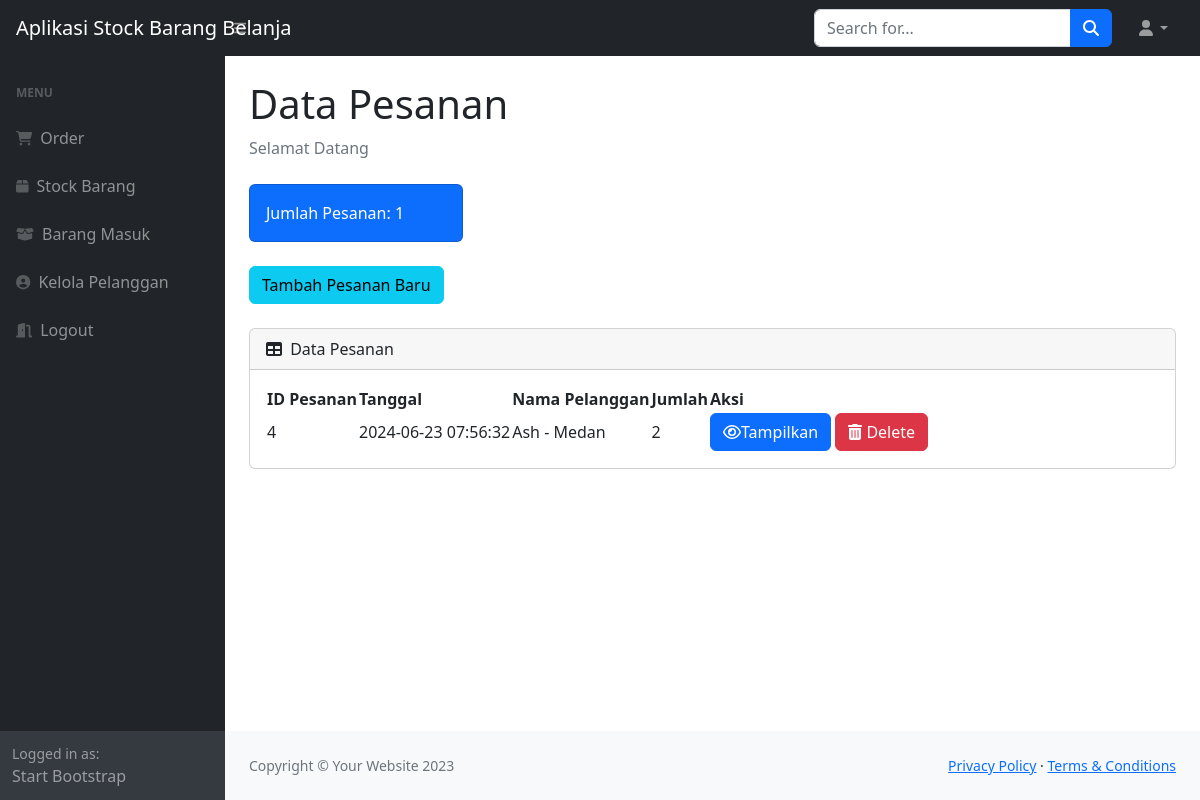
The app's page /index.php (signed in) with its own data.
### tables this page shows
CREATE TABLE `pesanan` (
  `idorder` int(11) NOT NULL,
  `tanggal` timestamp NOT NULL DEFAULT current_timestamp(),
  `idpelanggan` int(11) NOT NULL
);

CREATE TABLE `pelanggan` (
  `idpelanggan` int(11) NOT NULL,
  `namapelanggan` varchar(30) NOT NULL,
  `notelp` varchar(15) NOT NULL,
  `alamat` text NOT NULL
);

### index.php (the view, shortened to what this page needs)
<?php
    require 'hapuspesanan.php';
    $h1 = mysqli_query($k,"select * from pesanan");
    $h2 = mysqli_num_rows($h1);
?>
<!DOCTYPE html>
<html lang="en">
    <head>
        <link href="https://cdn.jsdelivr.net/npm/simple-datatables@7.1.2/dist/style.min.css" rel="stylesheet" />
        <link href="css/styles.css" rel="stylesheet" />
    </head>
    <body class="sb-nav-fixed">
        <nav class="sb-topnav navbar navbar-expand navbar-dark bg-dark">
            <a class="navbar-brand ps-3" href="index.php">Aplikasi Stock Barang Belanja</a>
            <button class="btn btn-link btn-sm order-1 order-lg-0 me-4 me-lg-0" id="sidebarToggle" href="#!"><i class="fas fa-bars"></i></button>
            <form class="d-none d-md-inline-block form-inline ms-auto me-0 me-md-3 my-2 my-md-0">
                <div class="input-group">
                    <input class="form-control" type="text" placeholder="Search for..." aria-label="Search for..." aria-describedby="btnNavbarSearch" />
                    <button class="btn btn-primary" id="btnNavbarSearch" type="button"><i class="fas fa-search"></i></button>
                </div>
            </form>
            <ul class="navbar-nav ms-auto ms-md-0 me-3 me-lg-4">
                <li class="nav-item dropdown">
                    <a class="nav-link dropdown-toggle" id="navbarDropdown" href="#" role="button" data-bs-toggle="dropdown" aria-expanded="false"><i class="fas fa-user fa-fw"></i></a>
                </li>
            </ul>
        </nav>
        <div id="layoutSidenav">
            <div id="layoutSidenav_nav">
                <nav class="sb-sidenav accordion sb-sidenav-dark" id="sidenavAccordion">
                    <div class="sb-sidenav-menu">
                        <div class="nav">
                            <div class="sb-sidenav-menu-heading">Menu</div>
                            <a class="nav-link" href="index.php">
                                <div class="sb-nav-link-icon"><i class="fas fa-shopping-cart"></i></div>
                                Order
                            </a>
                        </div>
                        <div class="nav">
                            <a class="nav-link" href="stock.php">
                                <div class="sb-nav-link-icon"><i class="fas fa-box"></i></div>
                                Stock Barang
                            </a>
                        </div>
                        <div class="nav">
                            <a class="nav-link" href="masuk.php">
                                <div class="sb-nav-link-icon"><i class="fas fa-box-open"></i></div>
                                Barang Masuk
                            </a>
                        </div>
                        <div class="nav">
                            <a class="nav-link" href="pelanggan.php">
                                <div class="sb-nav-link-icon"><i class="fas fa-user-circle"></i></div>
                                Kelola Pelanggan
                            </a>
                        </div>
                        <div class="nav">
                            <a class="nav-link" href="logout.php">
                                <div class="sb-nav-link-icon"><i class="fas fa-door-open"></i></div>
                                Logout
                            </a>
                        </div>
                    </div>
                    <div class="sb-sidenav-footer">
                        <div class="small">Logged in as:</div>
                        Start Bootstrap
                    </div>
                </nav>
            </div>
            <div id="layoutSidenav_content">
                <main>
                    <div class="container-fluid px-4">
                        <h1 class="mt-4">Data Pesanan</h1>
                        <ol class="breadcrumb mb-4">
                            <li class="breadcrumb-item active">Selamat Datang</li>
                        </ol>
                        <div class="row">
                            <div class="col-xl-3 col-md-6">
                                <div class="card bg-primary text-white mb-4">
                                    <div class="card-body">Jumlah Pesanan: <?=$h2;?></div>
                                </div>
                            </div>
                        </div>
                        <button type="button" class="btn btn-info mb-4" data-bs-toggle="modal" data-bs-target="#myModal">
                            Tambah Pesanan Baru
                        </button>
                        <div class="card mb-4">
                            <div class="card-header">
                                <i class="fas fa-table me-1"></i>
                                Data Pesanan
                            </div>
                            <div class="card-body">
                                <table id="datatablesSimple">
                                    <thead>
                                        <tr>
                                            <th>ID Pesanan</th>
                                            <th>Tanggal</th>
                                            <th>Nama Pelanggan</th>
                                            <th>Jumlah</th>
                                            <th>Aksi</th>
                                        </tr>
                                    </thead>
                                    <tbody>
                                    <?php
                                    $get = mysqli_query($k,"select * from pesanan p, pelanggan pl where p.idpelanggan=pl.
                                    idpelanggan");
                                    while($p=mysqli_fetch_array($get)){
                                    $idorder = $p['idorder'];
                                    $tanggal = $p['tanggal'];
                                    $namapelanggan = $p['namapelanggan'];
                                    $alamat = $p['alamat'];
                                    $hitungjumlah = mysqli_query($k,"select * from detailpesanan where idpesanan='$idorder'");
                                    $jumlah = mysqli_num_rows($hitungjumlah);
                                    ?>
                                        <tr>
                                            <td><?=$idorder;?></td>
                                            <td><?=$tanggal;?></td>
                                            <td><?=$namapelanggan;?> - <?=$alamat;?></td>
                                            <td><?=$jumlah;?></td>
                                            <td>
                                                <a href="view.php?idp=<?=$idorder;?>" class="btn btn-primary"
                                                    target="blank"> <i class='far fa-eye'></i>Tampilkan
                                                </a>
                                                <button type="button" class="btn btn-danger" data-bs-toggle="modal" data-bs-target="#delete<?=$idorder;?>">
                                                   <i class="fas fa-trash-alt"></i> Delete
                                                </button>
                                            </td>
                                        </tr>
                                    <?php
                                    };
                                    ?>
                                    </tbody>
                                </table>
                            </div>
                        </div>
                    </div>
                </main>
                <footer class="py-4 bg-light mt-auto">
                    <div class="container-fluid px-4">
                        <div class="d-flex align-items-center justify-content-between small">
                            <div class="text-muted">Copyright &copy; Your Website 2023</div>
                            <div>
                                <a href="#">Privacy Policy</a>
                                &middot;
                                <a href="#">Terms &amp; Conditions</a>
                            </div>
                        </div>
                    </div>
                </footer>
            </div>
        </div>
    </body>
</html>

### records on screen
pesanan: idorder "4", tanggal "2024-06-23 07:56:32", idpelanggan.namapelanggan "Ash", idpelanggan.alamat "Medan", jumlah "2"

### other values on screen
$h2 "1"
